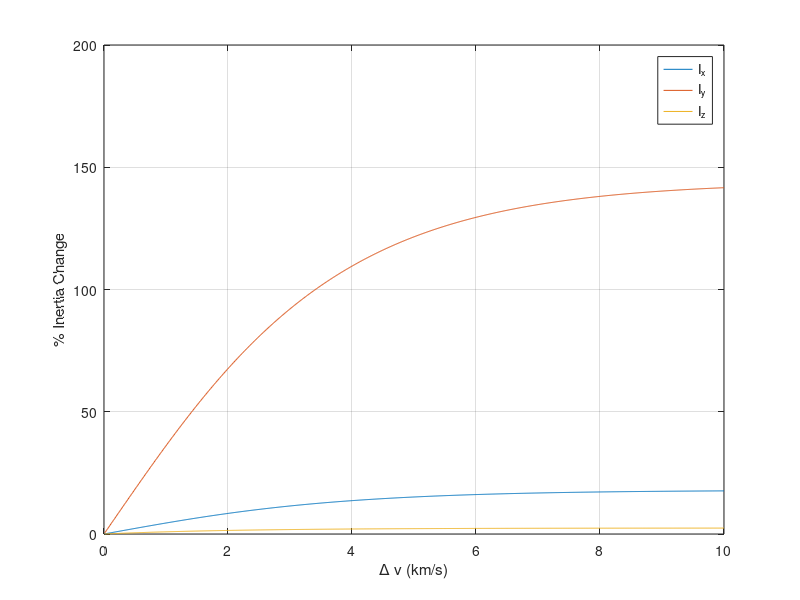

Recreate this plot in MATLAB.
%%Inertia change check
clc 
clear all

dim_t = [2.8/2 1.197/2]; %Fuel tank dimensions(height and radius), m
% vol_t = [1.106 1.106]; %Volume of fuel tank, m^3
m_wet = 3000; %Total mass of SC, kg
m_dry = 1130; %SC block mass, kg
fr = 1.65; %Ratio of propellant to oxidiser 
v_e = 2200; %Thruster exhaust velocity, m/s  
f_rho = [880 1440];
I_const = [15631.9133333333 0 0;0 1065.39666666667 0;0 0 15286.8166666667];
I0 = [16638.7149212849 0 0;0 2072.19825461825 0;0 0 15462.0462703546];

for i = 1:1000
    a(i) = i*10;
    dv(i) = 776 + a(i); %DeltaV at insertion at 100km altitude, m/s
    m(i) = m_wet * 2.718^(-dv(i)/v_e); %Mass of SC at insertion, kg
    mf(i) = m(i) - m_dry;                  %Mass of fuel at insertion, kg
    mb(i,:) = [mf(i)/(1+fr) mf(i) - mf(i)/(1+fr)];  %Mass of propellant, oxidiser at insertion, kg
    vol(i,:) = mb(i,:)./f_rho;
    ht(i,:) = vol(i,:)./(pi*dim_t(2)^2); %reduced tank height at insertion

    Ixx_p = (1/12)*mb(i,1)*(ht(i,1)^2 + 3*dim_t(2)^2) + mb(i,1)*(ht(i,1)/2)^2;
    Iyy_p = (1/12)*mb(i,1)*(ht(i,1)^2 + 3*dim_t(2)^2) + mb(i,1)*(ht(i,1)/2)^2;
    Izz_p = (1/2)*mb(i,1)*dim_t(2)^2;

    Ixx_o = (1/12)*mb(i,2)*(ht(i,2)^2 + 3*dim_t(2)^2) + mb(i,2)*(dim_t(1)-ht(i,2)/2)^2;
    Iyy_o = (1/12)*mb(i,2)*(ht(i,2)^2 + 3*dim_t(2)^2) + mb(i,2)*(dim_t(1)-ht(i,2)/2)^2;
    Izz_o = (1/2)*mb(i,2)*dim_t(2)^2;

    I_tank(3*i-2:3*i,1:3) = [(Ixx_p + Ixx_o) 0 0
                             0 (Iyy_p + Iyy_o) 0
                             0 0 (Izz_p + Izz_o)];

    I_t(3*i-2:3*i,1:3) = I_tank(3*i-2:3*i,1:3) + I_const;

    c(3*i-2:3*i,1:3) = (I0\(I0-I_t(3*i-2:3*i,1:3)))*100 ;
    C(i,1:3) = [c(3*i-2,1) c(3*i-1,2) c(3*i,3)];
end

figure()
plot(a/1000,C(:,1))
hold on
plot(a/1000,C(:,2))
plot(a/1000,C(:,3))
xlabel('\Delta v (km/s)')
ylabel('% Inertia Change')
legend('I_x','I_y','I_z')
grid on